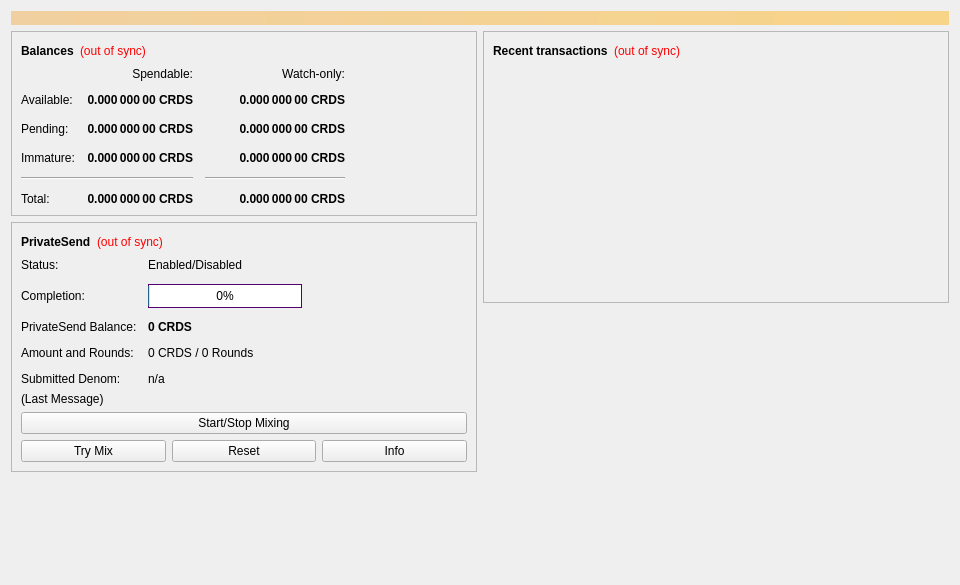
<?xml version="1.0" encoding="UTF-8"?>
<ui version="4.0">
 <class>OverviewPage</class>
 <widget class="QWidget" name="OverviewPage">
  <property name="geometry">
   <rect>
    <x>0</x>
    <y>0</y>
    <width>960</width>
    <height>585</height>
   </rect>
  </property>
  <property name="minimumSize">
   <size>
    <width>960</width>
    <height>0</height>
   </size>
  </property>
  <property name="windowTitle">
   <string>Form</string>
  </property>
  <layout class="QVBoxLayout" name="topLayout">
   <item>
    <widget class="QLabel" name="labelAlerts">
     <property name="visible">
      <bool>false</bool>
     </property>
     <property name="styleSheet">
      <string notr="true">background-color: qlineargradient(x1: 0, y1: 0, x2: 1, y2: 0, stop:0 #F0D0A0, stop:1 #F8D488); color:#000000;</string>
     </property>
     <property name="wordWrap">
      <bool>true</bool>
     </property>
     <property name="margin">
      <number>3</number>
     </property>
    </widget>
   </item>
   <item>
    <layout class="QHBoxLayout" name="horizontalLayout" stretch="1,1">
     <item>
      <layout class="QVBoxLayout" name="verticalLayout_2">
       <item>
        <widget class="QFrame" name="frame">
         <property name="frameShape">
          <enum>QFrame::StyledPanel</enum>
         </property>
         <property name="frameShadow">
          <enum>QFrame::Raised</enum>
         </property>
         <layout class="QVBoxLayout" name="verticalLayout_4">
          <item>
           <layout class="QHBoxLayout" name="horizontalLayout_4">
            <item>
             <widget class="QLabel" name="label_5">
              <property name="font">
               <font>
                <weight>75</weight>
                <bold>true</bold>
               </font>
              </property>
              <property name="text">
               <string>Balances</string>
              </property>
             </widget>
            </item>
            <item>
             <widget class="QLabel" name="labelWalletStatus">
              <property name="cursor">
               <cursorShape>WhatsThisCursor</cursorShape>
              </property>
              <property name="toolTip">
               <string>The displayed information may be out of date. Your wallet automatically synchronizes with the Credits network after a connection is established, but this process has not completed yet.</string>
              </property>
              <property name="styleSheet">
               <string notr="true">QLabel { color: red; }</string>
              </property>
              <property name="text">
               <string notr="true">(out of sync)</string>
              </property>
              <property name="alignment">
               <set>Qt::AlignLeading|Qt::AlignLeft|Qt::AlignVCenter</set>
              </property>
             </widget>
            </item>
            <item>
             <spacer name="horizontalSpacer_3">
              <property name="orientation">
               <enum>Qt::Horizontal</enum>
              </property>
              <property name="sizeHint" stdset="0">
               <size>
                <width>40</width>
                <height>20</height>
               </size>
              </property>
             </spacer>
            </item>
           </layout>
          </item>
          <item>
           <layout class="QGridLayout" name="gridLayout">
            <property name="spacing">
             <number>12</number>
            </property>
            <item row="2" column="2">
             <widget class="QLabel" name="labelWatchPending">
              <property name="font">
               <font>
                <weight>75</weight>
                <bold>true</bold>
               </font>
              </property>
              <property name="cursor">
               <cursorShape>IBeamCursor</cursorShape>
              </property>
              <property name="toolTip">
               <string>Unconfirmed transactions to watch-only addresses</string>
              </property>
              <property name="text">
               <string notr="true">0.000 000 00 CRDS</string>
              </property>
              <property name="alignment">
               <set>Qt::AlignRight|Qt::AlignTrailing|Qt::AlignVCenter</set>
              </property>
              <property name="textInteractionFlags">
               <set>Qt::LinksAccessibleByMouse|Qt::TextSelectableByKeyboard|Qt::TextSelectableByMouse</set>
              </property>
             </widget>
            </item>
            <item row="2" column="1">
             <widget class="QLabel" name="labelUnconfirmed">
              <property name="font">
               <font>
                <weight>75</weight>
                <bold>true</bold>
               </font>
              </property>
              <property name="cursor">
               <cursorShape>IBeamCursor</cursorShape>
              </property>
              <property name="toolTip">
               <string>Total of transactions that have yet to be confirmed, and do not yet count toward the spendable balance</string>
              </property>
              <property name="text">
               <string notr="true">0.000 000 00 CRDS</string>
              </property>
              <property name="alignment">
               <set>Qt::AlignRight|Qt::AlignTrailing|Qt::AlignVCenter</set>
              </property>
              <property name="textInteractionFlags">
               <set>Qt::LinksAccessibleByMouse|Qt::TextSelectableByKeyboard|Qt::TextSelectableByMouse</set>
              </property>
             </widget>
            </item>
            <item row="3" column="2">
             <widget class="QLabel" name="labelWatchImmature">
              <property name="font">
               <font>
                <weight>75</weight>
                <bold>true</bold>
               </font>
              </property>
              <property name="cursor">
               <cursorShape>IBeamCursor</cursorShape>
              </property>
              <property name="toolTip">
               <string>Mined balance in watch-only addresses that has not yet matured</string>
              </property>
              <property name="text">
               <string notr="true">0.000 000 00 CRDS</string>
              </property>
              <property name="alignment">
               <set>Qt::AlignRight|Qt::AlignTrailing|Qt::AlignVCenter</set>
              </property>
              <property name="textInteractionFlags">
               <set>Qt::LinksAccessibleByMouse|Qt::TextSelectableByKeyboard|Qt::TextSelectableByMouse</set>
              </property>
             </widget>
            </item>
            <item row="4" column="0" colspan="2">
             <widget class="Line" name="lineSpendableBalance">
              <property name="orientation">
               <enum>Qt::Horizontal</enum>
              </property>
             </widget>
            </item>
            <item row="4" column="2">
             <widget class="Line" name="lineWatchBalance">
              <property name="sizePolicy">
               <sizepolicy hsizetype="Preferred" vsizetype="Fixed">
                <horstretch>0</horstretch>
                <verstretch>0</verstretch>
               </sizepolicy>
              </property>
              <property name="minimumSize">
               <size>
                <width>140</width>
                <height>0</height>
               </size>
              </property>
              <property name="orientation">
               <enum>Qt::Horizontal</enum>
              </property>
             </widget>
            </item>
            <item row="5" column="0">
             <widget class="QLabel" name="labelTotalText">
              <property name="text">
               <string>Total:</string>
              </property>
             </widget>
            </item>
            <item row="3" column="1">
             <widget class="QLabel" name="labelImmature">
              <property name="font">
               <font>
                <weight>75</weight>
                <bold>true</bold>
               </font>
              </property>
              <property name="cursor">
               <cursorShape>IBeamCursor</cursorShape>
              </property>
              <property name="toolTip">
               <string>Mined balance that has not yet matured</string>
              </property>
              <property name="text">
               <string notr="true">0.000 000 00 CRDS</string>
              </property>
              <property name="alignment">
               <set>Qt::AlignRight|Qt::AlignTrailing|Qt::AlignVCenter</set>
              </property>
              <property name="textInteractionFlags">
               <set>Qt::LinksAccessibleByMouse|Qt::TextSelectableByKeyboard|Qt::TextSelectableByMouse</set>
              </property>
             </widget>
            </item>
            <item row="2" column="3">
             <spacer name="horizontalSpacer_2">
              <property name="orientation">
               <enum>Qt::Horizontal</enum>
              </property>
              <property name="sizeHint" stdset="0">
               <size>
                <width>40</width>
                <height>20</height>
               </size>
              </property>
             </spacer>
            </item>
            <item row="3" column="0">
             <widget class="QLabel" name="labelImmatureText">
              <property name="text">
               <string>Immature:</string>
              </property>
             </widget>
            </item>
            <item row="5" column="1">
             <widget class="QLabel" name="labelTotal">
              <property name="font">
               <font>
                <weight>75</weight>
                <bold>true</bold>
               </font>
              </property>
              <property name="cursor">
               <cursorShape>IBeamCursor</cursorShape>
              </property>
              <property name="toolTip">
               <string>Your current total balance</string>
              </property>
              <property name="text">
               <string notr="true">0.000 000 00 CRDS</string>
              </property>
              <property name="alignment">
               <set>Qt::AlignRight|Qt::AlignTrailing|Qt::AlignVCenter</set>
              </property>
              <property name="textInteractionFlags">
               <set>Qt::LinksAccessibleByMouse|Qt::TextSelectableByKeyboard|Qt::TextSelectableByMouse</set>
              </property>
             </widget>
            </item>
            <item row="5" column="2">
             <widget class="QLabel" name="labelWatchTotal">
              <property name="font">
               <font>
                <weight>75</weight>
                <bold>true</bold>
               </font>
              </property>
              <property name="cursor">
               <cursorShape>IBeamCursor</cursorShape>
              </property>
              <property name="toolTip">
               <string>Current total balance in watch-only addresses</string>
              </property>
              <property name="text">
               <string notr="true">0.000 000 00 CRDS</string>
              </property>
              <property name="alignment">
               <set>Qt::AlignRight|Qt::AlignTrailing|Qt::AlignVCenter</set>
              </property>
              <property name="textInteractionFlags">
               <set>Qt::LinksAccessibleByMouse|Qt::TextSelectableByKeyboard|Qt::TextSelectableByMouse</set>
              </property>
             </widget>
            </item>
            <item row="0" column="2">
             <widget class="QLabel" name="labelWatchonly">
              <property name="text">
               <string>Watch-only:</string>
              </property>
              <property name="alignment">
               <set>Qt::AlignRight|Qt::AlignTrailing|Qt::AlignVCenter</set>
              </property>
             </widget>
            </item>
            <item row="1" column="0">
             <widget class="QLabel" name="labelBalanceText">
              <property name="text">
               <string>Available:</string>
              </property>
             </widget>
            </item>
            <item row="1" column="1">
             <widget class="QLabel" name="labelBalance">
              <property name="font">
               <font>
                <weight>75</weight>
                <bold>true</bold>
               </font>
              </property>
              <property name="cursor">
               <cursorShape>IBeamCursor</cursorShape>
              </property>
              <property name="toolTip">
               <string>Your current spendable balance</string>
              </property>
              <property name="text">
               <string notr="true">0.000 000 00 CRDS</string>
              </property>
              <property name="alignment">
               <set>Qt::AlignRight|Qt::AlignTrailing|Qt::AlignVCenter</set>
              </property>
              <property name="textInteractionFlags">
               <set>Qt::LinksAccessibleByMouse|Qt::TextSelectableByKeyboard|Qt::TextSelectableByMouse</set>
              </property>
             </widget>
            </item>
            <item row="1" column="2">
             <widget class="QLabel" name="labelWatchAvailable">
              <property name="font">
               <font>
                <weight>75</weight>
                <bold>true</bold>
               </font>
              </property>
              <property name="cursor">
               <cursorShape>IBeamCursor</cursorShape>
              </property>
              <property name="toolTip">
               <string>Your current balance in watch-only addresses</string>
              </property>
              <property name="text">
               <string notr="true">0.000 000 00 CRDS</string>
              </property>
              <property name="alignment">
               <set>Qt::AlignRight|Qt::AlignTrailing|Qt::AlignVCenter</set>
              </property>
              <property name="textInteractionFlags">
               <set>Qt::LinksAccessibleByMouse|Qt::TextSelectableByKeyboard|Qt::TextSelectableByMouse</set>
              </property>
             </widget>
            </item>
            <item row="2" column="0">
             <widget class="QLabel" name="labelPendingText">
              <property name="text">
               <string>Pending:</string>
              </property>
             </widget>
            </item>
            <item row="0" column="1">
             <widget class="QLabel" name="labelSpendable">
              <property name="text">
               <string>Spendable:</string>
              </property>
              <property name="alignment">
               <set>Qt::AlignRight|Qt::AlignTrailing|Qt::AlignVCenter</set>
              </property>
             </widget>
            </item>
           </layout>
          </item>
         </layout>
        </widget>
       </item>
       <item>
        <widget class="QFrame" name="framePrivateSend">
         <property name="layoutDirection">
          <enum>Qt::LeftToRight</enum>
         </property>
         <property name="frameShape">
          <enum>QFrame::StyledPanel</enum>
         </property>
         <property name="frameShadow">
          <enum>QFrame::Raised</enum>
         </property>
         <layout class="QVBoxLayout" name="VerticalLayout_PS1">
          <item>
           <layout class="QHBoxLayout" name="horizontalLayout_5">
            <item>
             <widget class="QLabel" name="labelPrivateSendHeader">
              <property name="font">
               <font>
                <weight>75</weight>
                <bold>true</bold>
               </font>
              </property>
              <property name="text">
               <string>PrivateSend</string>
              </property>
             </widget>
            </item>
            <item>
             <widget class="QLabel" name="labelPrivateSendSyncStatus">
              <property name="toolTip">
               <string>The displayed information may be out of date. Your wallet automatically synchronizes with the Credits network after a connection is established, but this process has not completed yet.</string>
              </property>
              <property name="styleSheet">
               <string notr="true">QLabel { color: red; }</string>
              </property>
              <property name="text">
               <string notr="true">(out of sync)</string>
              </property>
              <property name="alignment">
               <set>Qt::AlignLeading|Qt::AlignLeft|Qt::AlignVCenter</set>
              </property>
             </widget>
            </item>
            <item>
             <spacer name="horizontalSpacer_4">
              <property name="orientation">
               <enum>Qt::Horizontal</enum>
              </property>
              <property name="sizeHint" stdset="0">
               <size>
                <width>40</width>
                <height>20</height>
               </size>
              </property>
             </spacer>
            </item>
           </layout>
          </item>
          <item>
           <layout class="QFormLayout" name="privateSendFormLayout">
            <property name="fieldGrowthPolicy">
             <enum>QFormLayout::AllNonFixedFieldsGrow</enum>
            </property>
            <property name="horizontalSpacing">
             <number>11</number>
            </property>
            <property name="verticalSpacing">
             <number>12</number>
            </property>
            <item row="0" column="1">
             <widget class="QLabel" name="labelPrivateSendEnabled">
              <property name="text">
               <string>Enabled/Disabled</string>
              </property>
             </widget>
            </item>
            <item row="1" column="0">
             <widget class="QLabel" name="labelCompletitionText">
              <property name="text">
               <string>Completion:</string>
              </property>
             </widget>
            </item>
            <item row="1" column="1">
             <widget class="QProgressBar" name="privateSendProgress">
              <property name="maximumSize">
               <size>
                <width>154</width>
                <height>16777215</height>
               </size>
              </property>
              <property name="styleSheet">
               <string notr="true">border-width:1px;
border-color:rgb(82,0,114);
border-style:solid;</string>
              </property>
              <property name="value">
               <number>0</number>
              </property>
              <property name="alignment">
               <set>Qt::AlignCenter</set>
              </property>
             </widget>
            </item>
            <item row="2" column="0">
             <widget class="QLabel" name="labelAnonymizedText">
              <property name="text">
               <string>PrivateSend Balance:</string>
              </property>
             </widget>
            </item>
            <item row="2" column="1">
             <widget class="QLabel" name="labelAnonymized">
              <property name="font">
               <font>
                <weight>75</weight>
                <bold>true</bold>
               </font>
              </property>
              <property name="text">
               <string notr="true">0 CRDS</string>
              </property>
             </widget>
            </item>
            <item row="3" column="0">
             <widget class="QLabel" name="labelAmountAndRoundsText">
              <property name="text">
               <string>Amount and Rounds:</string>
              </property>
             </widget>
            </item>
            <item row="3" column="1">
             <widget class="QLabel" name="labelAmountRounds">
              <property name="text">
               <string>0 CRDS / 0 Rounds</string>
              </property>
             </widget>
            </item>
            <item row="4" column="0">
             <widget class="QLabel" name="labelSubmittedDenomText">
              <property name="text">
               <string>Submitted Denom:</string>
              </property>
              <property name="wordWrap">
               <bool>false</bool>
              </property>
             </widget>
            </item>
            <item row="4" column="1">
             <widget class="QLabel" name="labelSubmittedDenom">
              <property name="toolTip">
               <string>The denominations you submitted to the Masternode.&lt;br&gt;To mix, other users must submit the exact same denominations.</string>
              </property>
              <property name="text">
               <string>n/a</string>
              </property>
             </widget>
            </item>
            <item row="0" column="0">
             <widget class="QLabel" name="labelPrivateSendEnabledText">
              <property name="text">
               <string>Status:</string>
              </property>
              <property name="alignment">
               <set>Qt::AlignLeading|Qt::AlignLeft|Qt::AlignVCenter</set>
              </property>
             </widget>
            </item>
           </layout>
          </item>
          <item>
           <layout class="QVBoxLayout" name="VerticalLayout_PS">
            <item>
             <widget class="QLabel" name="labelPrivateSendLastMessage">
              <property name="text">
               <string>(Last Message)</string>
              </property>
              <property name="alignment">
               <set>Qt::AlignLeading|Qt::AlignLeft|Qt::AlignTop</set>
              </property>
              <property name="wordWrap">
               <bool>true</bool>
              </property>
             </widget>
            </item>
            <item>
             <widget class="QPushButton" name="togglePrivateSend">
              <property name="sizePolicy">
               <sizepolicy hsizetype="MinimumExpanding" vsizetype="Fixed">
                <horstretch>0</horstretch>
                <verstretch>0</verstretch>
               </sizepolicy>
              </property>
              <property name="text">
               <string>Start/Stop Mixing</string>
              </property>
             </widget>
            </item>
            <item>
             <layout class="QHBoxLayout" name="horizontalLayout_debugbuttons">
              <item>
               <widget class="QPushButton" name="privateSendAuto">
                <property name="sizePolicy">
                 <sizepolicy hsizetype="MinimumExpanding" vsizetype="Fixed">
                  <horstretch>0</horstretch>
                  <verstretch>0</verstretch>
                 </sizepolicy>
                </property>
                <property name="toolTip">
                 <string>Try to manually submit a PrivateSend request.</string>
                </property>
                <property name="text">
                 <string>Try Mix</string>
                </property>
               </widget>
              </item>
              <item>
               <widget class="QPushButton" name="privateSendReset">
                <property name="sizePolicy">
                 <sizepolicy hsizetype="MinimumExpanding" vsizetype="Fixed">
                  <horstretch>0</horstretch>
                  <verstretch>0</verstretch>
                 </sizepolicy>
                </property>
                <property name="toolTip">
                 <string>Reset the current status of PrivateSend (can interrupt PrivateSend if it's in the process of Mixing, which can cost you money!)</string>
                </property>
                <property name="autoFillBackground">
                 <bool>false</bool>
                </property>
                <property name="text">
                 <string>Reset</string>
                </property>
               </widget>
              </item>
              <item>
               <widget class="QPushButton" name="privateSendInfo">
                <property name="sizePolicy">
                 <sizepolicy hsizetype="MinimumExpanding" vsizetype="Fixed">
                  <horstretch>0</horstretch>
                  <verstretch>0</verstretch>
                 </sizepolicy>
                </property>
                <property name="toolTip">
                 <string>Information about PrivateSend and Mixing</string>
                </property>
                <property name="text">
                 <string>Info</string>
                </property>
               </widget>
              </item>
             </layout>
            </item>
           </layout>
          </item>
         </layout>
        </widget>
       </item>
       <item>
        <spacer name="verticalSpacer">
         <property name="orientation">
          <enum>Qt::Vertical</enum>
         </property>
         <property name="sizeHint" stdset="0">
          <size>
           <width>20</width>
           <height>40</height>
          </size>
         </property>
        </spacer>
       </item>
      </layout>
     </item>
     <item>
      <layout class="QVBoxLayout" name="verticalLayout_3">
       <item>
        <widget class="QFrame" name="frame_2">
         <property name="frameShape">
          <enum>QFrame::StyledPanel</enum>
         </property>
         <property name="frameShadow">
          <enum>QFrame::Raised</enum>
         </property>
         <layout class="QVBoxLayout" name="verticalLayout">
          <item>
           <layout class="QHBoxLayout" name="horizontalLayout_2">
            <item>
             <widget class="QLabel" name="label_4">
              <property name="font">
               <font>
                <weight>75</weight>
                <bold>true</bold>
               </font>
              </property>
              <property name="text">
               <string>Recent transactions</string>
              </property>
             </widget>
            </item>
            <item>
             <widget class="QLabel" name="labelTransactionsStatus">
              <property name="cursor">
               <cursorShape>WhatsThisCursor</cursorShape>
              </property>
              <property name="toolTip">
               <string>The displayed information may be out of date. Your wallet automatically synchronizes with the Credits network after a connection is established, but this process has not completed yet.</string>
              </property>
              <property name="styleSheet">
               <string notr="true">QLabel { color: red; }</string>
              </property>
              <property name="text">
               <string notr="true">(out of sync)</string>
              </property>
              <property name="alignment">
               <set>Qt::AlignRight|Qt::AlignTrailing|Qt::AlignVCenter</set>
              </property>
             </widget>
            </item>
            <item>
             <spacer name="horizontalSpacer">
              <property name="orientation">
               <enum>Qt::Horizontal</enum>
              </property>
              <property name="sizeHint" stdset="0">
               <size>
                <width>40</width>
                <height>20</height>
               </size>
              </property>
             </spacer>
            </item>
           </layout>
          </item>
          <item>
           <widget class="QListView" name="listTransactions">
            <property name="styleSheet">
             <string notr="true">QListView { background: transparent; }</string>
            </property>
            <property name="frameShape">
             <enum>QFrame::NoFrame</enum>
            </property>
            <property name="verticalScrollBarPolicy">
             <enum>Qt::ScrollBarAlwaysOff</enum>
            </property>
            <property name="horizontalScrollBarPolicy">
             <enum>Qt::ScrollBarAlwaysOff</enum>
            </property>
            <property name="selectionMode">
             <enum>QAbstractItemView::NoSelection</enum>
            </property>
           </widget>
          </item>
         </layout>
        </widget>
       </item>
       <item>
        <spacer name="verticalSpacer_2">
         <property name="orientation">
          <enum>Qt::Vertical</enum>
         </property>
         <property name="sizeHint" stdset="0">
          <size>
           <width>20</width>
           <height>40</height>
          </size>
         </property>
        </spacer>
       </item>
      </layout>
     </item>
    </layout>
   </item>
  </layout>
 </widget>
 <resources/>
 <connections/>
</ui>
